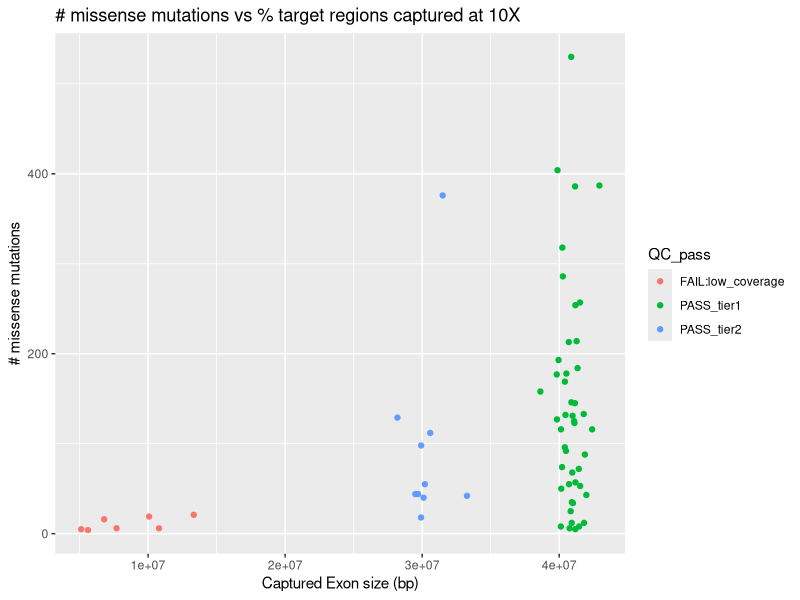
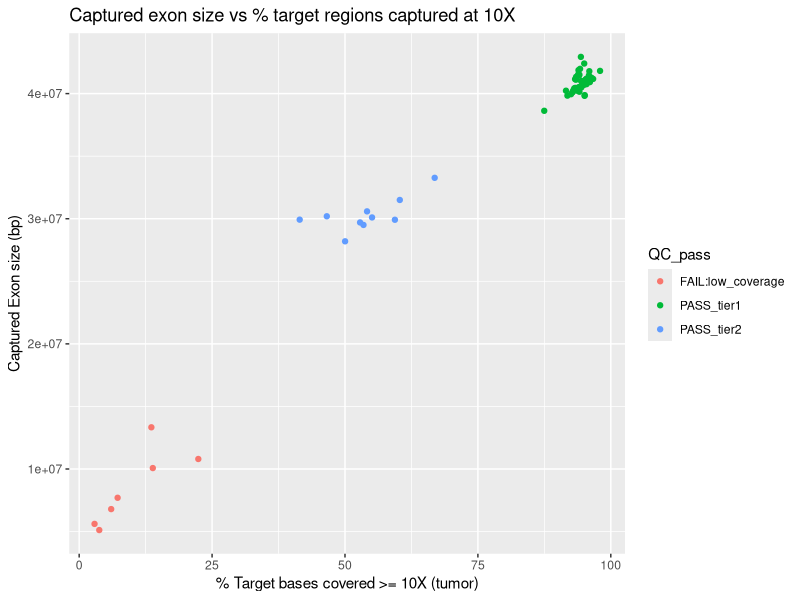
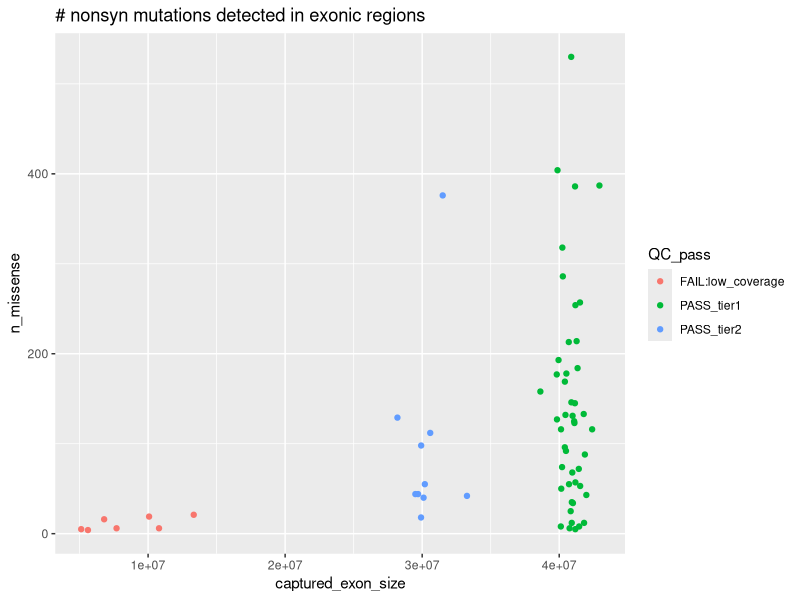
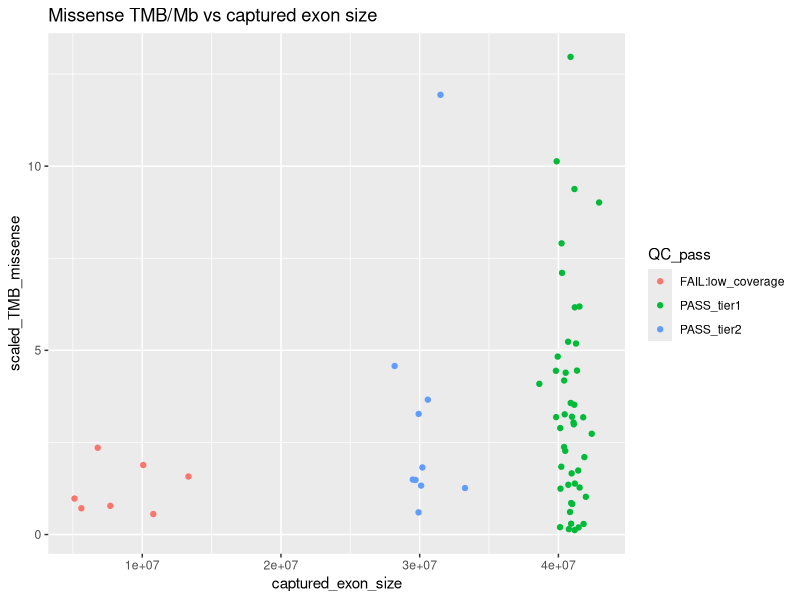

Source code (R) for these figures, in order:
## On command line: Rscript ./analysis_scripts/WES_QC.R
## On R: source("./analysis_scripts/WES_QC.R", echo = TRUE)
library("dplyr")
library("ggplot2")

TMB_df <- read.table("./wes_data/summary_data/TMB_QC_Response.txt",
header=T, as.is=T, sep="\t")


####### QC_pass column assignment ######
#TMB_df$QC_pass <- "FAIL:low_coverage"
#TMB_df$QC_pass[TMB_df$PCT_TARGET_BASES_10X.normal > 85 &
#            TMB_df$PCT_TARGET_BASES_10X.tumor > 85 ] <- "PASS_tier1"
#TMB_df$QC_pass[TMB_df$PCT_TARGET_BASES_10X.normal <= 85 &
#            TMB_df$PCT_TARGET_BASES_10X.tumor <= 85 &
#            TMB_df$captured_exon_size > 25*10^6 ] <- "PASS_tier2"
########################### #############   

## Compute TMB / Mb 
TMB_df$scaled_TMB_missense <- TMB_df$n_missense / TMB_df$captured_exon_size * 10^6

pdf("./wes_data/summary_data/Supplemental_Figure_S1.pdf")
TMB_df %>%
  ggplot(aes(x=captured_exon_size, y=n_missense, color=QC_pass)) +
  geom_point() +
  ylab("# missense mutations") + xlab("Captured Exon size (bp)") +
  ggtitle("# missense mutations vs % target regions captured at 10X")

TMB_df %>%
  ggplot(aes(x=PCT_TARGET_BASES_10X.tumor, y=captured_exon_size, color=QC_pass)) +
  geom_point() +
  xlab("% Target bases covered >= 10X (tumor)") +
  ylab("Captured Exon size (bp)") +
  ggtitle("Captured exon size vs % target regions captured at 10X")

TMB_df %>%
  ggplot(aes(x=captured_exon_size, y=n_missense)) +
  geom_point(aes(color=QC_pass)) +
  ggtitle("# nonsyn mutations detected in exonic regions")

TMB_df %>%
  ggplot(aes(x=captured_exon_size, y=scaled_TMB_missense)) +
  geom_point(aes(color=QC_pass)) +
  ggtitle("Missense TMB/Mb vs captured exon size")

dev.off()
